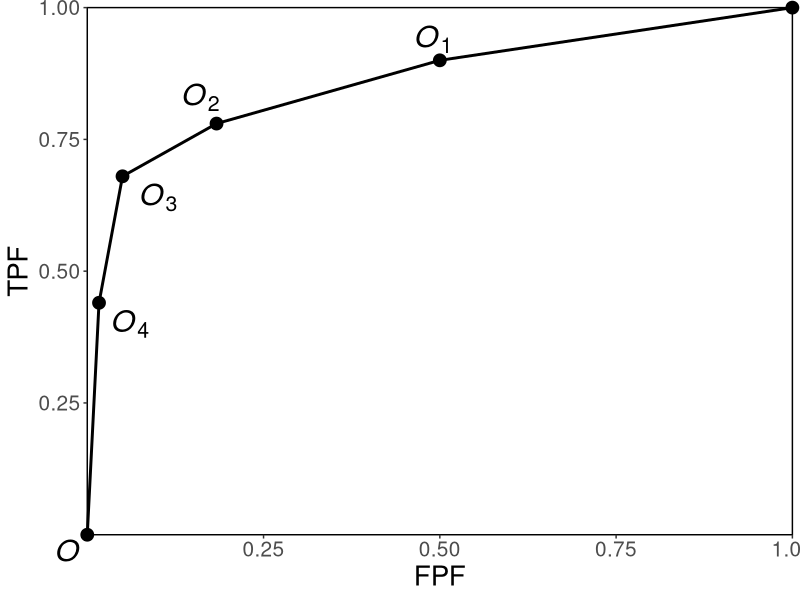
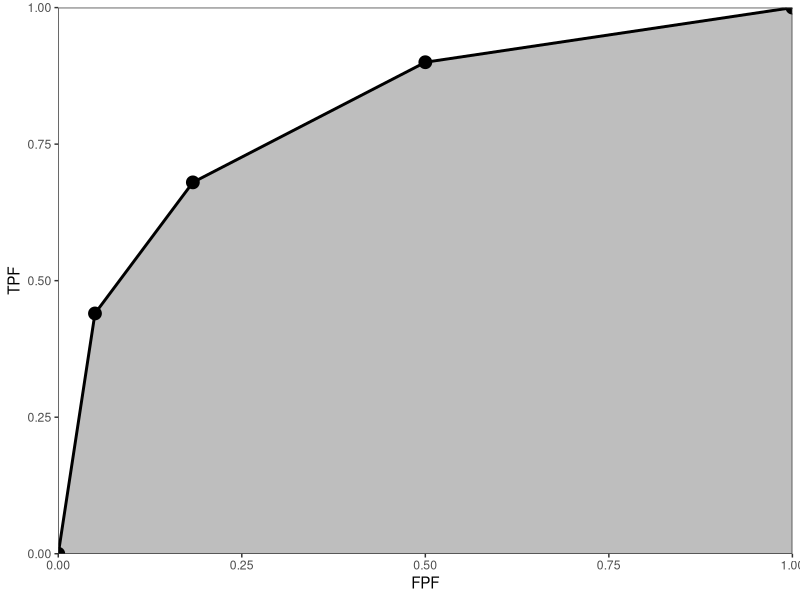
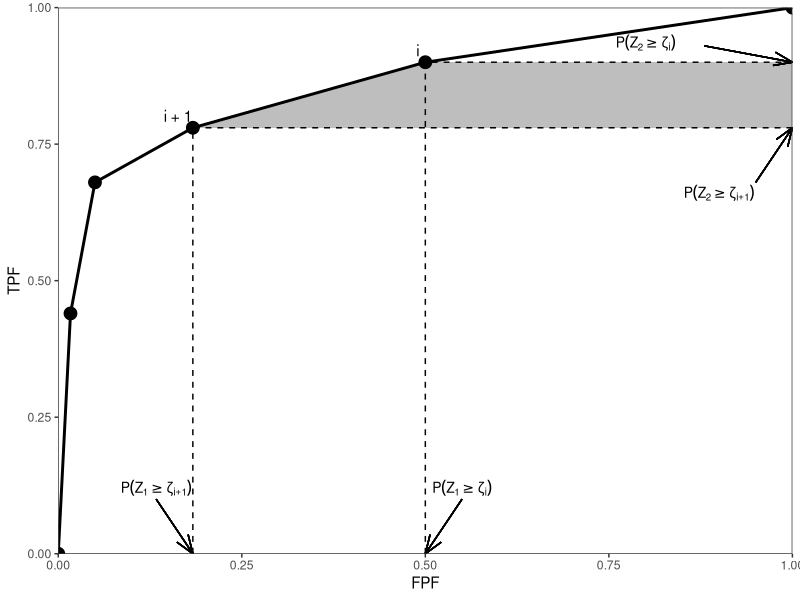

Here is the R script that generated these plots, in order:
## ---- chunk 1
knitr::opts_chunk$set(
  collapse = TRUE,
  comment = "#>"
)
library(kableExtra)
library(ggplot2)
library(grid)
## ---- chunk 2
df = array(dim = c(2, 11))
df[1,] <- c("N1", "N2", "N3", "N4", "N5", "N6", "N7", "N8", "N9", "N10", "N11")
df[2,] <- c("D1", "D2", "D3", "D4", "D5", "D6", "D7", "", "", "", "")
df <- as.data.frame(df)
colnames(df) <- rep("", 11)
kable(df, caption = "On the need for two indices to label cases in an ROC study.", escape = FALSE)
## ---- chunk 3
K1 <- 60
K2 <- 50
FPF <- c(0, cumsum(rev(c(30, 19, 8, 2, 1))) / K1)
TPF <- c(0, cumsum(rev(c(5, 6, 5, 12, 22))) / K2)

ROCOp <- data.frame(FPF = FPF, TPF = TPF)
ROCPlot <- ggplot(
  data = ROCOp, 
  mapping = aes(x = FPF, y = TPF)) + 
  geom_line(size = 1) + 
  geom_point(size = 4) + 
  theme_bw() + 
  theme(panel.grid.major = element_blank(), 
        panel.grid.minor = element_blank(), 
        panel.border = element_rect(color = "black"), 
        axis.text = element_text(size = 15), 
        axis.title = element_text(size = 20)) +
  scale_x_continuous(
    expand = c(0, 0), 
    breaks = c(0.25, 0.5, 0.75, 1)) + 
  scale_y_continuous(
    expand = c(0, 0), breaks = c(0.25, 0.5, 0.75, 1)) +
  coord_cartesian(ylim = c(0,1), x = c(0,1)) + 
  annotation_custom(
    grob = textGrob(bquote(italic("O")),
                    gp = gpar(fontsize = 22)), 
    xmin = -0.03, xmax = -0.03, 
    ymin = -0.03, ymax = -0.03) + 
  annotation_custom(
    grob = textGrob(bquote(italic(O[4])),
                    gp = gpar(fontsize = 22)), 
    xmin = 0.06, xmax = 0.06, 
    ymin = 0.40, ymax = 0.40) +
  annotation_custom(
    grob = textGrob(bquote(italic(O[3])),
                    gp = gpar(fontsize = 22)), 
    xmin = 0.10, xmax = 0.10, 
    ymin = 0.64, ymax = 0.64) +
  annotation_custom(
    grob = textGrob(bquote(italic(O[2])),
                    gp = gpar(fontsize = 22)), 
    xmin = 0.16, xmax = 0.16, 
    ymin = 0.83, ymax = 0.83) +
  annotation_custom(
    grob = textGrob(bquote(italic(O[1])),
                    gp = gpar(fontsize = 22)), 
    xmin = 0.49, xmax = 0.49, 
    ymin = 0.94, ymax = 0.94)  

p <- ggplotGrob(ROCPlot)
p$layout$clip[p$layout$name=="panel"] <- "off"
grid.draw(p)
## ---- chunk 4
RocOperatingPointsFromRatingsTable <- function( K1, K2 ) {
  
  nOpPts <- length(K1) - 1 # number of op points
  FPF <- array(0,dim = nOpPts)
  TPF <- array(0,dim = nOpPts)
   
  for (r in (nOpPts+1):2) {
    FPF[r-1] <- sum(K1[r:(nOpPts+1)])/sum(K1)
    TPF[r-1] <- sum(K2[r:(nOpPts+1)])/sum(K2)    
  }
  FPF <- rev(FPF)
  TPF <- rev(TPF)
  
  return( list(
    FPF = FPF,
    TPF = TPF
  ) )
}
## ---- chunk 5
RocDataTable = array(dim = c(2,4))
RocDataTable[1,]  <- c(30,19,8,3)
RocDataTable[2,]  <- c(5,11,12,22)

ret  <- RocOperatingPointsFromRatingsTable( 
  RocDataTable[1,], 
  RocDataTable[2,] )
FPF <- ret$FPF
TPF <- ret$TPF

ROC_Points <- data.frame(FPF = FPF, TPF = TPF)
# add the trivial points
ROC_Points <- rbind(
  c(0, 0), 
  ROC_Points, c(1, 1))

shade <- data.frame(
  FPF = c(ROC_Points$FPF, 1), 
  TPF = c(ROC_Points$TPF, 0))

p <- ggplot(ROC_Points, 
            aes(x = FPF, y = TPF) ) + 
  geom_polygon(data = shade, fill = 'grey') + 
  geom_line(size = 1) + 
  geom_point(size = 4) + 
  theme_bw() + 
  theme(
    panel.grid.major = element_blank(), 
    panel.grid.minor = element_blank()) +
  labs(x = expression(FPF)) + 
  labs(y = expression(TPF)) + 
  scale_x_continuous(expand = c(0, 0)) + 
  scale_y_continuous(expand = c(0, 0)) + 
  coord_cartesian(ylim = c(0,1), x = c(0,1))
print(p)
## ---- chunk 6
trapz = function(x, y)
{ ### computes the integral of y with respect to x using trapezoidal integration.
  idx = 2:length(x)
  return (as.double( (x[idx] - x[idx-1]) %*% (y[idx] + y[idx-1])) / 2)
}
## ---- chunk 7
Wilcoxon <- function (zk1, zk2)
{
  K1 = length(zk1)
  K2 = length(zk2)
  W <- 0
  for (k1 in 1:K1) {
    W <- W + sum(zk1[k1] < zk2)
    W <- W + 0.5 * sum(zk1[k1] == zk2)
  }
  W <- W/K1/K2
  return (W)
}

RocOperatingPoints <- function( K1, K2 ) {
  
  nOpPts <- length(K1) - 1 # number of op points
  FPF <- array(0,dim = nOpPts)
  TPF <- array(0,dim = nOpPts)
   
  for (r in (nOpPts+1):2) {
    FPF[r-1] <- sum(K1[r:(nOpPts+1)])/sum(K1)
    TPF[r-1] <- sum(K2[r:(nOpPts+1)])/sum(K2)    
  }
  FPF <- rev(FPF)
  TPF <- rev(TPF)
  
  return( list(
    FPF = FPF,
    TPF = TPF
  ) )
}
## ---- chunk 8
RocCountsTable = array(dim = c(2,5))
RocCountsTable[1,]  <- c(30,19,8,2,1)
RocCountsTable[2,]  <- c(5,6,5,12,22)

zk1  <- rep(1:length(RocCountsTable[1,]),RocCountsTable[1,])#convert frequency table to array
zk2  <- rep(1:length(RocCountsTable[2,]),RocCountsTable[2,])#do:

w  <- Wilcoxon (zk1, zk2)
cat("The wilcoxon statistic is = ", w, "\n")
ret <- RocOperatingPoints(RocCountsTable[1,], RocCountsTable[2,])
FPF <- ret$FPF;FPF <- c(0,FPF,1)
TPF <- ret$TPF;TPF <- c(0,TPF,1)
AUC <- trapz(FPF,TPF) # trapezoidal integration
cat("direct integration yields AUC = ", AUC, "\n")
## ---- chunk 9
RocCountsTable = array(dim = c(2,5))
RocCountsTable[1,]  <- c(30,19,8,2,1)
RocCountsTable[2,]  <- c(5,6,5,12,22)

ret  <- RocOperatingPoints( 
  RocCountsTable[1,], 
  RocCountsTable[2,] )
FPF <- ret$FPF
TPF <- ret$TPF

ROC_Points <- data.frame(
  FPF = FPF, 
  TPF = TPF)
# add the trivial points
ROC_Points <- 
  rbind(c(0, 0), 
        ROC_Points, c(1, 1))

zeta1_x <- ROC_Points$FPF[4]
zeta1_y <- ROC_Points$TPF[4]
zeta1 <- data.frame(
  x = c(zeta1_x, zeta1_x, 1), 
  y = c(0, zeta1_y, zeta1_y))
i1 <- data.frame(
  x = zeta1_x, 
  y = zeta1_y, 
  label = "i + 1")
zeta2_x <- ROC_Points$FPF[5]
zeta2_y <- ROC_Points$TPF[5]
zeta2 <- data.frame(
  x = c(zeta2_x, zeta2_x, 1), 
  y = c(0, zeta2_y, zeta2_y))
i2 <- data.frame(
  x = zeta2_x, 
  y = zeta2_y, 
  label = "i")

shade <- data.frame(
  FPF = c(zeta2_x, zeta1_x, 1, 1), 
  TPF = c(zeta2_y, zeta1_y, zeta1_y, zeta2_y))

p <- ggplot(
  ROC_Points, 
  aes(x = FPF, y = TPF)) + 
  geom_polygon(
    data = shade, 
    fill = 'grey') + 
  geom_line(size = 1) + 
  geom_point(size = 4) + 
  geom_line(
    data = zeta1, 
    aes(x = x, y = y), 
    linetype = 2) + 
  geom_line(
    data = zeta2, 
    aes(x = x, y = y), 
    linetype = 2) +  
  geom_text(
    data = i1, 
    aes(x = x, 
        y = y, 
        label = label), 
    vjust = -0.5, 
    hjust = 1) + 
  geom_text(
    data = i2, 
    aes(x = x, y = y, label = label), 
    vjust = -0.5, hjust = 3) + 
  annotation_custom(
    grob = textGrob(bquote(P(Z[1] >= zeta[i+1])),
                    gp = gpar(fontsize = 10)), 
    xmin = zeta1_x - 0.05, xmax = zeta1_x - 0.05, 
    ymin = 0.12, ymax = 0.12) +
  geom_segment(
    aes(
      x = zeta1_x - 0.05, 
      y = 0.1, 
      xend = zeta1_x, 
      yend = 0), 
    arrow = arrow(angle = 20, length = unit(0.5, "cm"))) + 
  annotation_custom(
    grob = textGrob(bquote(P(Z[1] >= zeta[i])),
                    gp = gpar(fontsize = 10)), 
    xmin = zeta2_x + 0.05, xmax = zeta2_x + 0.05, 
    ymin = 0.12, ymax = 0.12) +
  geom_segment(
    aes(x = zeta2_x + 0.05, 
        y = 0.1, 
        xend = zeta2_x, yend = 0), 
    arrow = arrow(angle = 20, length = unit(0.5, "cm"))) + 
  annotation_custom(
    grob = textGrob(bquote(P(Z[2] >= zeta[i+1])),
                    gp = gpar(fontsize = 10)), 
    xmin = 0.85, xmax = 0.95, 
    ymin = zeta1_y - 0.12, ymax = zeta1_y - 0.12) +
  geom_segment(
    aes(x = 0.95, 
        y = zeta1_y - 0.1, 
        xend = 1, 
        yend = zeta1_y), 
    arrow = arrow(angle = 20, length = unit(0.5, "cm"))) + 
  annotation_custom(
    grob = textGrob(bquote(P(Z[2] >= zeta[i])),
                    gp = gpar(fontsize = 10)), 
    xmin = 0.8, xmax = 0.8, 
    ymin = zeta2_y + 0.05, ymax = zeta2_y + 0.02) +
  geom_segment(
    aes(x = 0.88, 
        y = zeta2_y + 0.03, 
        xend = 1, 
        yend = zeta2_y), 
    arrow = arrow(angle = 20, length = unit(0.5, "cm"))) + 
  theme_bw() + 
  theme(panel.grid.major = element_blank(), 
        panel.grid.minor = element_blank()) +
  scale_x_continuous(expand = c(0, 0)) + 
  scale_y_continuous(expand = c(0, 0)) + 
  coord_cartesian(ylim = c(0,1), x = c(0,1))
print(p)
